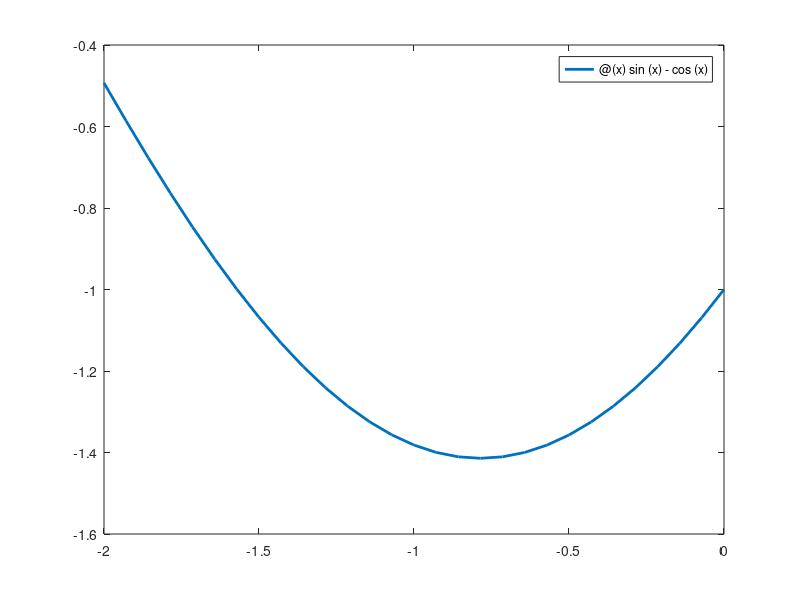

Write the MATLAB code that produced this figure. (Note: this script raises an error after producing the figure.)
% 9 es 1
% minimizzazione
% sezione aurea
clear all
close all
% a)
f = @(x) sin(x)-cos(x);
fplot(f,[-2,0],'linewidth',2);
a=-2;
b=0;

% b)
% f = @(x) (x-2).^4-9;
% df = @(x) 4*(x-2).^3;
% ddf = @(x) 12*(x-2).^2;
% fplot(f,[-4,8],'linewidth',2)
% x0 = 0;

% c)
% alfa = 2; x0 = 0.5;  %caso i)
%alfa = 10; x0 = 0.1; x0 = -0.1;  % caso ii)
%alfa = 10; x0 = -0.1;
%  alfa = 54; x0 = -0.1;   % caso iii)
%  alfa = 54; x0 = -0.05;
% f = @(x) x.^2 + sin(alfa*x);
% fplot(f,[-4,4],'linewidth',2)
% df = @(x) 2*x + alfa*cos(alfa*x);
% ddf = @(x) 2 - alfa^2*sin(alfa*x);
kmax = 100;
tol = 1.0e-07;
% sezione aurea
[x,k] = sezione_aurea(f,a,b,kmax,tol)
hold on
plot(x,f(x),'or','linewidth',2)
minimo = f(x)